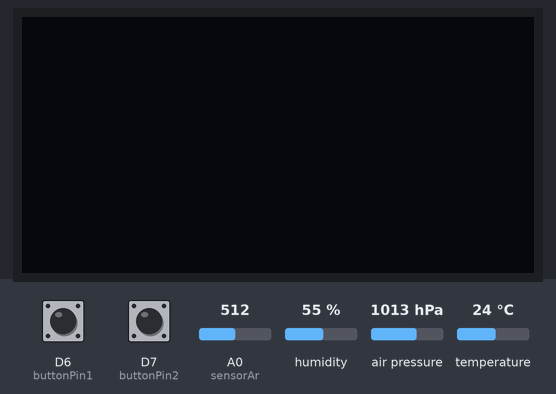
A sketch run on a simulated ESP8266 (NodeMCU). On the bench: 128×64 one-colour display. Inputs (shaded band) come from the test bench; at power-on: D6 (buttonPin1) LOW, D7 (buttonPin2) LOW, A0 (sensorAr) = 512, humidity 55 %, air pressure 1013 hPa, temperature 24 °C. WiFi joins after 1.5 s; servers stay silent unless stated; what the sketch prints to the serial monitor is not drawn.

Above: at 3.4 s.
3.5 s: D6 (buttonPin1) pulled HIGH for 0.15 s
At 4.4 s:
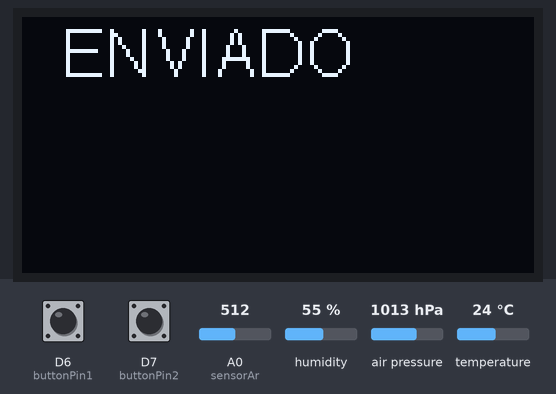
Timing chart, 0 to 6.5 s (numbered marks = the images above; inputs shaded):
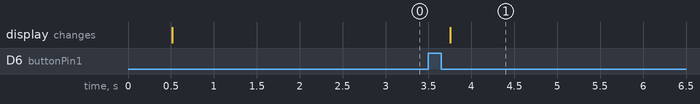

Measured:
- after the input at 3.5 s, the display: changes after 0.25 s (image 1)

The sketch:

estacao_iot_copy_20240221215017.ino
```cpp
#include <ESP8266WiFi.h>        // Biblioteca para conectar o módulo ESP8266 a uma rede Wi-Fi
#include <DHT.h>                // Biblioteca para sensor DHT11
#include <SFE_BMP180.h>         // Biblioteca para sensor BMP180
#include <Wire.h>               // Biblioteca para comunicação I2C
#include <SSD1306Wire.h> // Biblioteca para o display OLED

#define SCREEN_WIDTH 128
#define SCREEN_HEIGHT 64
#define OLED_ADDRESS 0x3C // Endereço I2C do display OLED
//#define BUTTON_PIN D7// Pino onde o botão está conectad

//volatile bool buttonPressed = false;

unsigned long lastSendTime = 0; // Variável para controlar o último momento em que enviou os dados
unsigned long currentTime = 0; // Variável para controlar o tempo atual
unsigned long intervaloEnvio = 900000; // Intervalo de envio em milissegundos (900 segundos ou 15 minutos)

SSD1306Wire display(0x3c, D2, D1); // Inicializa o display OLED

// Configurações da aplicação e de rede
#define STASSID "RENAN 2G"                // Rede Wi-Fi
#define STAPSK "renan438"        // Senha da Rede Wi-Fi
const char* server = "api.thingspeak.com";  // Servidor da aplicação
String apiKey = "TOYKTNUYDK2I0DJR";         // Chave API de gravação - Write API Key
const char* ssid = STASSID;                 // Armazena em ssid o nome da rede Wi-Fi
const char* pass = STAPSK;                  // Armazena em pass a senha da rede Wi-Fi

// Temperatura e umidade
#define DHTPIN D3                           // Pino D3 será responsável pela leitura do DHT11
#define DHTTYPE DHT11                       // Define o DHT11 como o sensor a ser utilizado pela biblioteca <DHT.h>
DHT dht(DHTPIN, DHT11);                      // Inicializando o objeto dht do tipo DHT passando como parâmetro o pino (DHTPIN) e o tipo do sensor (DHTTYPE)
float u = 0.0;                               // Define variável u para armazenar o valor da umidade
float t = 0.0;
int tempo = 0;                              // Define variável t para armazenar o valor da temperatura
int buttonPin1 = D6;
int buttonPin2 = D7;
int estadoButton1 = 0;
int estadoButton2 = 0;

// Qualidade do ar
int sensorAr = A0;                           // Atribui o analógico A0 à variável sensorPin
float m = -0.3376;                           // Parâmetro Slope
float b = 0.7165;                            // Parâmetro Y-Intercept
float R0 = 10.55;                            // Resistência R0 encontrada no código de calibração
float sensor_volt;                           // Define variável sensor_volt para armazenar a tensão do sensor
float Rs;                                    // Define variavél Rs para armazenar a resistência do sensor
float razao;                                 // Define variavel para armazenar o valor da razão entre Rs e R0
float ppm_log;                               // Variável para armazenar o valor de ppm em escala linear
float ppm = 0.0;                             // Variável para armazenar o valor de ppm em escala logarítmica

// Pressão atmosférica
SFE_BMP180 sensorP;                           // Define objeto sensorP na classe SFE_BMP180 da biblioteca
#define ALTITUDE 708                      // Altitude da casa da robótica em metros
char status;                                  // Variável auxiliar para verificação do resultado
double temperatura;                           // Variável para armazenar o valor da temperatura
double pressao_abs;                           // Variável para armazenar o valor da pressão absoluta
double pressao_relativa = 0.0;                // Variável para armazenar a pressão relativa

WiFiClient client;                            // Cria um cliente que pode se conectar a um endereço IP da internet

/*void IRAM_ATTR handleButtonPress() {
    buttonPressed = true;
}*/

// Função para leitura da temperatura e umidade - Sensor DHT11
void sensorDHT() {
    u = dht.readHumidity();                  // Realiza a leitura da umidade
    t = dht.readTemperature();               // Realiza a leitura da temperatura
}

// Função para leitura da qualidade do ar - Sensor MQ-135
void qualidadeAr() {
    sensor_volt = analogRead(sensorAr) * (5.0 / 1023.0);
    Rs = ((5.0 * 10.0) / sensor_volt) - 10.0; // Cálculo para obter a resistência Rs do sensor
    razao = Rs / R0;                         // Calcula a razão entre Rs/R0
    ppm_log = (log10(razao) - b) / m;        // Cálculo para obter o valor de ppm em escala linear de acordo com o valor de razao
    ppm = pow(10, ppm_log);                  // Converte o valor de ppm para escala logarítmica
}

// Função para leitura da pressão absoluta e relativa - Sensor BMP180
void Pressao() {
    status = sensorP.startTemperature();     // Inicializa a leitura da temperatura
    if (status != 0) {                       // Se status for diferente de zero (sem erro de leitura)
        delay(status);                       // Realiza uma pequena pausa para que a leitura seja finalizada
        status = sensorP.getTemperature(temperatura); // Armazena o valor da temperatura na variável temperatura
        if (status != 0) {                   // Se status for diferente de zero (sem erro de leitura)
            // Leitura da Pressão Absoluta
            status = sensorP.startPressure(3); // Inicializa a leitura
            if (status != 0) {               // Se status for diferente de zero (sem erro de leitura)
                delay(status);               // Realiza uma pequena pausa para que a leitura seja finalizada
                status = sensorP.getPressure(pressao_abs, temperatura); // Atribui o valor medido de pressão à variável pressao, em função da variável temperatura
                if (status != 0) {           // Se status for diferente de zero (sem erro de leitura)
                    pressao_relativa = sensorP.sealevel(pressao_abs, ALTITUDE); // Atribui o valor medido de pressão relativa à variável pressao_relativa, em função da ALTITUDE
                }
            }
        }
    }
}

void displayTemperatureAndHumidity() {
    u = dht.readHumidity();
    t = dht.readTemperature();

    display.clear();
    display.setFont(ArialMT_Plain_16);
    display.setTextAlignment(TEXT_ALIGN_LEFT);
    display.drawString(10, 0, "Temperatura:");
    display.drawString(10, 16, String(t) + " C");
    display.drawString(10, 32, "Umidade:");
    display.drawString(10, 48, String(u) + " %");
    display.display();
    delay(20000);
    display.clear();
    display.display();
}
void enviardados(){
  sensorDHT();     // Chama a função sensorDHT
  qualidadeAr();  // Chama a função qualidadeAr
  Pressao();  // Chama a função Pressao

  if (client.connect(server, 80)) { // Se a conexão com o servidor da aplicação "api.thingspeak.com" foi estabelecida
        // Configuração dos Fields do ThinkSpeak que vão exibir dos dados
        // Monta uma string para passar o valor das variáveis pela URL
        String postStr = apiKey;
        postStr += "&field1=";
        postStr += String(u);
        postStr += "&field2=";
        postStr += String(t);
        postStr += "&field3=";
        postStr += String(pressao_relativa);
        postStr += "&field4=";
        postStr += String(pressao_abs);
        postStr += "&field5=";
        postStr += String(ppm);
        postStr += "\r\n\r\n";

        client.print("POST /update HTTP/1.1\n");
        client.print("Host: api.thingspeak.com\n");
        client.print("Connection: close\n");
        client.print("X-THINGSPEAKAPIKEY: " + apiKey + "\n");
        client.print("Content-Type: application/x-www-form-urlencoded\n");
        client.print("Content-Length: ");
        client.print(postStr.length());
        client.print("\n\n");
        client.print(postStr);

        // Imprime informações no monitor serial
        Serial.print("Temperatura: ");
        Serial.println(t);
        Serial.print("Umidade: ");
        Serial.println(u);
        Serial.print("Pressão absoluta: ");
        Serial.println(pressao_abs, 1);
        Serial.print ("Pressão relativa: ");
        Serial.println(pressao_relativa, 1);
        Serial.print("Qualidade do ar: ");
        Serial.println(ppm);

        Serial.println("Enviando ao ThinkSpeak.....");

        Serial.println(" "); // Imprime na serial " "
        Serial.println("Enviado com sucesso !!");
    }
    else { // Se a conexão com o servidor da aplicação "api.thingspeak.com" não foi estabelecida
        Serial.println("Falha de Conexão");

        delay(2000);
        return;
    }

    client.stop();// Desconecta do servidor
  }


void setup() {

    Serial.begin(115200);                    // Inicializa a comunicação serial
    dht.begin();                             // Inicializa o sensor DHT11
    sensorP.begin();                         // Inicializa o sensor de pressão atmosférica
    pinMode(buttonPin1 , INPUT);
    pinMode(buttonPin2 , INPUT);
    delay(500);
    display.init(); // Inicializa o display OLED
    display.flipScreenVertically();
    display.setFont(ArialMT_Plain_16); // Define a fonte do texto no display
    display.setTextAlignment(TEXT_ALIGN_CENTER); // Alinha o texto no centro


    Serial.println(" ");
    Serial.print("Conectando à rede WiFi: ");                             // Intervalo de 500


    Serial.println(ssid);                    // Imprime na serial o nome da rede Wi-Fi
    WiFi.begin(ssid, pass);                  // Inicializa a conexão Wi-Fi passando como parâmetro o nome da rede e a senha
    Serial.print("Tentando conectar .");
    while (WiFi.status() != WL_CONNECTED) {  // Enquanto o status do Wi-Fi for diferente de WL_CONNECTED
        delay(500);                          // Intervalo de 500
        Serial.print(".");                   // Imprime na serial "."
    }
    Serial.println(" ");
    Serial.println("===== Estação Meteorológica IoT =====");
    enviardados();
  }


void loop() {

    currentTime = millis(); // Obtem o tempo atual em milissegundos

    if (currentTime - lastSendTime >= intervaloEnvio) {
    enviardados();
    lastSendTime = currentTime; // Atualiza o último momento em que enviou os dados
    displayTemperatureAndHumidity();
  }
  estadoButton1 = digitalRead(buttonPin1);
  estadoButton2 = digitalRead(buttonPin2);

  if (estadoButton1 == HIGH) {
    enviardados();
    display.clear();
    display.setFont(ArialMT_Plain_16);
    display.setTextAlignment(TEXT_ALIGN_LEFT);
    display.drawString(10, 0, "ENVIADO");
    display.display();
    delay(10000);
    display.clear();
    display.display();

  }

   if (estadoButton2 == HIGH) {
    displayTemperatureAndHumidity();
  }


}


    
```
